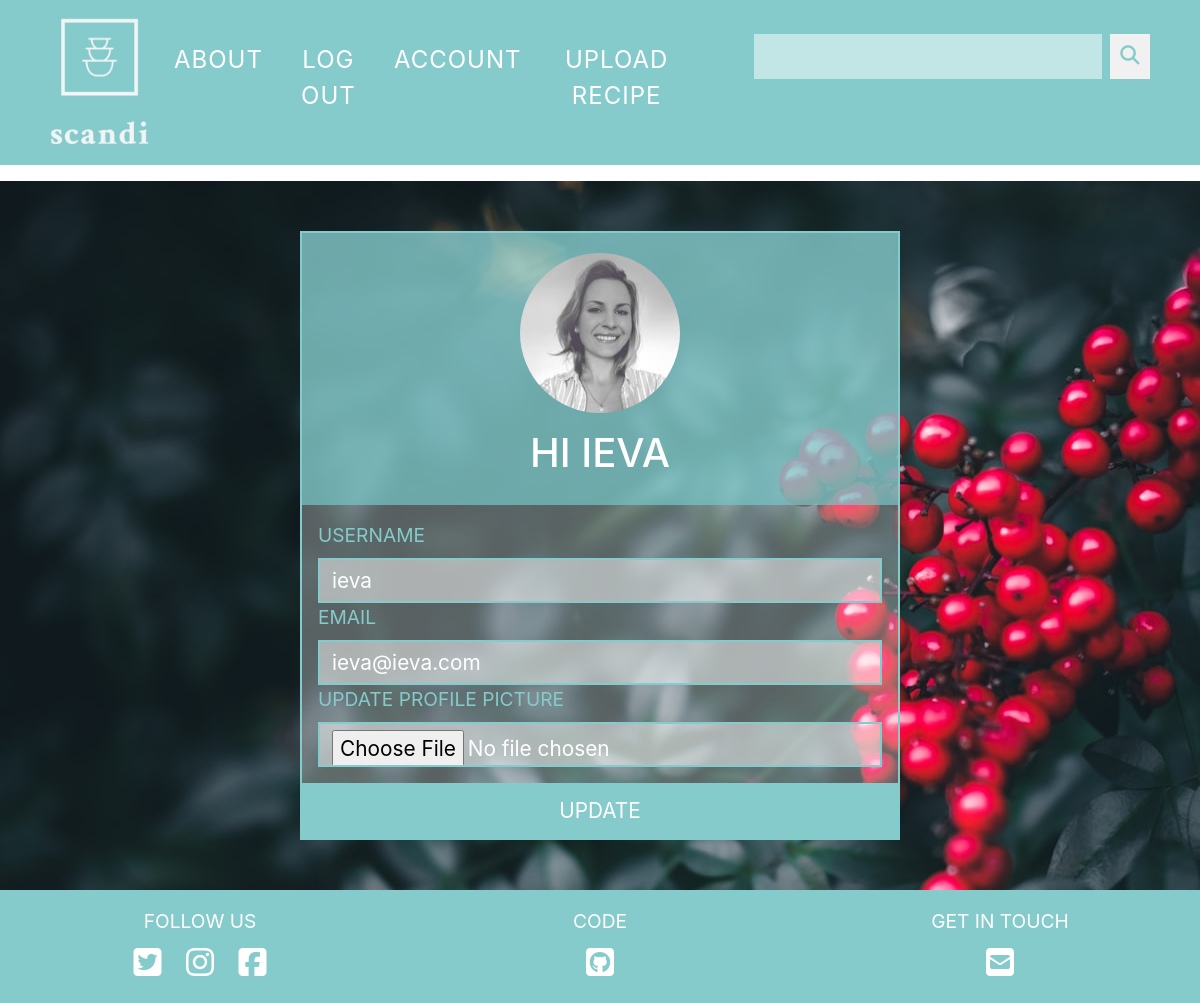
The page /account (signed in) on the database its author committed.
### scandiKitchen/models.py (models this page shows, shortened)
class User(db.Model,UserMixin):
    __tablename__ = 'users'
    id = db.Column(db.Integer,primary_key=True)
    profile_image = db.Column(db.String(64),nullable=False,default='default_profile.png')
    email = db.Column(db.String(64),unique=True,index=True)
    username = db.Column(db.String(64),unique=True,index=True)
    password_hash = db.Column(db.String(128))
    posts = db.relationship('Recipe',backref='author',lazy=True)

### scandiKitchen/users/views.py (the view)
@users.route('/account',methods=['GET','POST'])
@login_required
def account():
    form = UpdateUserForm()
    if form.validate_on_submit():
        if form.picture.data:
            username = current_user.username
            pic = add_profile_pic(form.picture.data,username)
            current_user.profile_image = pic
        current_user.username = form.username.data
        current_user.email = form.email.data
        db.session.commit()
        return redirect(url_for('users.account'))
    elif request.method == 'GET':
        form.username.data = current_user.username
        form.email.data = current_user.email
    profile_image = url_for('static',filename='profile_pics/'+current_user.profile_image)
    return render_template('account.html',profile_image=profile_image,form=form)

### scandiKitchen/users/forms.py (shortened to what this page needs)
class UpdateUserForm(FlaskForm):
     email = StringField('Email', validators=[DataRequired(),Email()])
     username = StringField('UserName', validators=[DataRequired()])
     picture = FileField('Update profile picture',validators=[FileAllowed(['jpg','png'])])
     submit = SubmitField('Update')

### scandiKitchen/models.py (called while the page is built)
@login_manager.user_loader
def load_user(user_id):
    return User.query.get(user_id)

### scandiKitchen/templates/account.html (shortened to what this page needs)
{% extends 'base.html' %}
{% block content %}
<div class="loginWrapper" align="center">
    <form class="register-form text-center" method="POST" action="" enctype="multipart/form-data">
        <div class="user-img-hi register-form-text">
            <img align='center' src="{{url_for('static', filename='profile_pics/' + current_user.profile_image)}}">
            <h1>Hi {{current_user.username}}</h1>
        </div>
        <div class="inputs-wrapper">
            {{form.username.label}}{{form.username(class="form-control loginForms")}}
            {{form.email.label}}{{form.email(class="form-control loginForms")}}
            {{form.picture.label}}{{form.picture(class="form-control loginForms")}}
        </div>
        {{form.submit(class="btn btn-primary")}}
    </form>
</div>
{% endblock %}

### scandiKitchen/static/css/main.css (style rules this page uses)
body { margin: 0; padding: 0; overflow-x: hidden; }
* { border-radius: 0!important; }
.form-control { font-size: 1.3rem; background-color: rgba(255, 255, 255, .5); border: 1px solid rgba(255, 255, 255, .5); }
.btn { border: none; outline: none; padding: 12px 16px; background-color: #f1f1f1; cursor: pointer; }

### scandiKitchen/static/css/forms.css (style rules this page uses)
.loginWrapper { display: flex; justify-content: center; background-image: url(/static/img/back1.jpg); }
.loginWrapper img { max-height: 41em; }
.register-form { position: relative; border: 2px solid #85cbcc; margin: 50px 0 50px 0; width: 95%; }
.register-form-text { background-color: rgba(133, 203, 204,0.8); padding: 20px 0 20px 0; }
.inputs-wrapper { text-align: left; padding: 1em; background-color: rgba(255,255,255,0.3); }
label { display: inline-block; margin-bottom: .5rem; color: #85cbcc; text-transform: uppercase; font-size: 1.2rem; }
.loginForms { color: white; border: solid 2px #85cbcc; }
input#submit { width: 100%; background-color: #85cbcc; text-transform: uppercase; font-size: 1.3rem; }
@media (min-width: 1200px) { .register-form { width: 50%; } }

### scandiKitchen/static/css/account.css (style rules this page uses)
.user-img-hi { text-align: center; }
.user-img-hi img { max-width: 10em; border-radius: 300px!important; }
.user-img-hi h1 { text-transform: uppercase; color: white; margin-top: 1rem; }

### rows shown on the page
User: profile_image (picture), username "IEVA", username "ieva", email "ieva@ieva.com"
